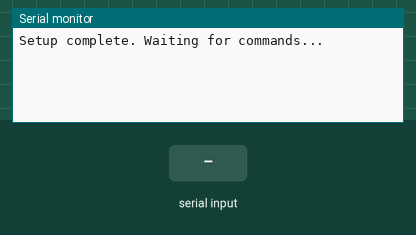
This sketch was run on a simulated Arduino Uno, built with avr-gcc and run on an emulated ATmega328P. Parts: the last lines printed to the serial monitor. Inputs (shaded band) come from the test bench.

Above: at 1.2 s.
1.3 s: "90,45\n" received over Serial
At 2.2 s:
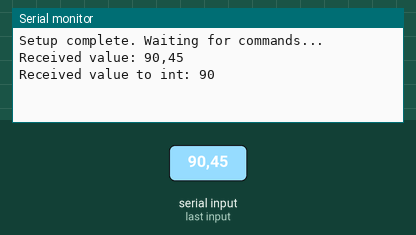
2.8 s: "5\n" received over Serial
At 4.2 s:
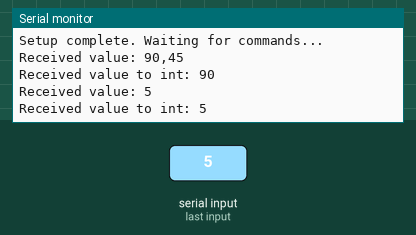

The sketch:

readingSerial.ino
```cpp
void setup() {
  Serial.begin(9600);
  Serial.println("Setup complete. Waiting for commands...");
}

void loop() {
  if (Serial.available() > 0) {
    String value = Serial.readStringUntil('\n');
    int RecievedVal = value.toInt();

    Serial.print("Received value: ");
    Serial.println(value);
    Serial.print("Received value to int: ");
    Serial.println(RecievedVal);

  }
}
```

Measured:
- after the input at 1.3 s, the serial monitor: prints a new line at once (image 1)
- after the input at 2.8 s, the serial monitor: prints a new line at once (image 2)
